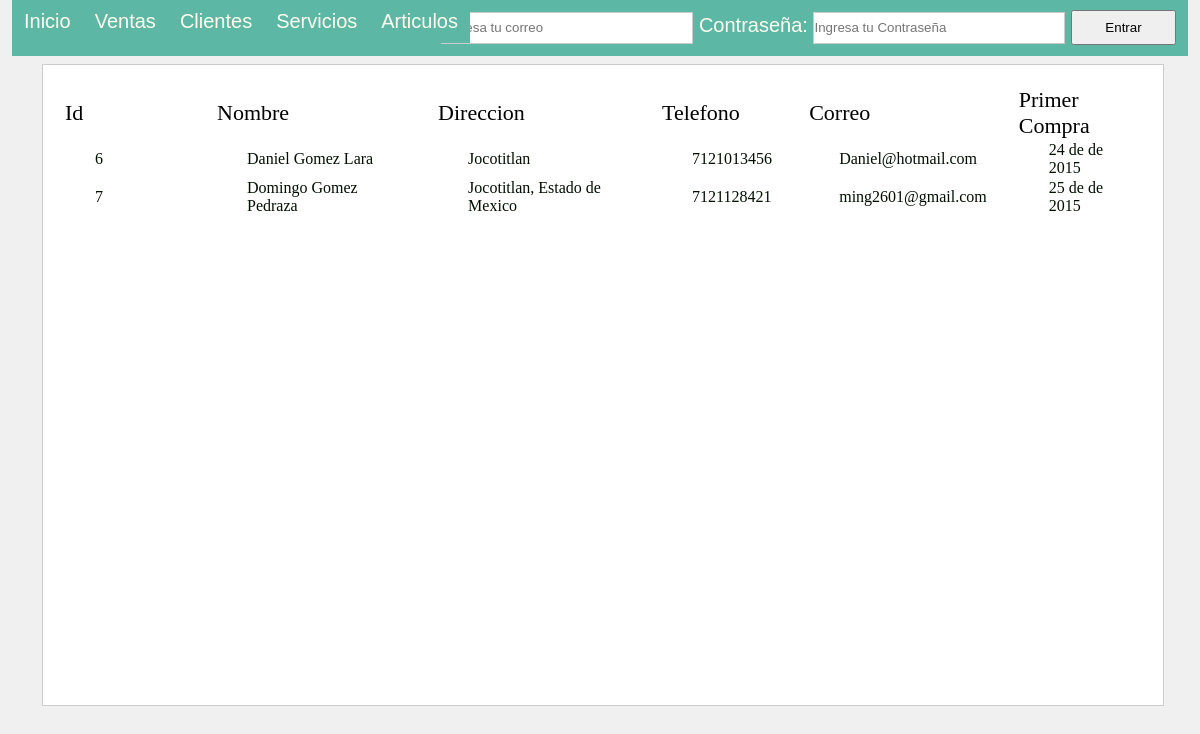
Page /verClientes.php on the committed database.
### tables this page shows
CREATE TABLE `Cliente` (
  `Persona_idPersona` int(11) NOT NULL,
  `fechaPrimerCompra` date DEFAULT NULL,
  PRIMARY KEY (`Persona_idPersona`),
  KEY `fk_Cliente_Persona1_idx` (`Persona_idPersona`),
  CONSTRAINT `fk_Cliente_Persona1` FOREIGN KEY (`Persona_idPersona`) REFERENCES `Persona` (`idPersona`) ON DELETE NO ACTION ON UPDATE NO ACTION
);

CREATE TABLE `Persona` (
  `idPersona` int(11) NOT NULL AUTO_INCREMENT,
  `nombresPersona` varchar(45) DEFAULT NULL,
  `aPaterno` varchar(45) DEFAULT NULL,
  `aMaterno` varchar(45) DEFAULT NULL,
  `direccion` varchar(45) DEFAULT NULL,
  `telefono` varchar(45) DEFAULT NULL,
  `correo` varchar(45) DEFAULT NULL,
  PRIMARY KEY (`idPersona`)
);

### includes/functions.php (called while the page is built, shortened)
<?php
	function formatDate($fecha){
		$anio = substr($fecha,0,4);
		$dia = substr($fecha,-2,2);
		$mes = substr($fecha,6,2);
		$nombreFecha = $dia." de ".$mesNombre." de ".$anio;
		return $nombreFecha;
	}
?>

### verClientes.php (the view, shortened to what this page needs)
	<?php
	require_once("includes/header.php");
	$sql = "SELECT * FROM Persona,Cliente where Persona.idPersona = Cliente.Persona_idPersona";
	$res = mysql_query($sql,$conexion) or die(mysql_error());
	?>
<!DOCTYPE html>
<html>
<head>
</head>
<body>
	<div class="container">
		<table border="0" class="tabla">
		<thead>
			<tr>
				<td class="precio">
					Id
				</td>
				<td class="nombre">
					Nombre
				</td>
				<td class="direccion">
					Direccion
				</td>
				<td>
					Telefono
				</td>
				<td>
					Correo
				</td>
				<td>
					Primer Compra
				</td>
			</tr>
		</thead>
		<tbody>
		<?php
		while ($reg = mysql_fetch_array($res)) {
		?>
		<tr>
			 <td><?php echo $reg['idPersona'] ?></td>
			 <td class="nombre"><?php echo $reg['nombresPersona']." ".$reg['aPaterno']." ".$reg['aMaterno'] ?></td>
			 <td class="direccion"><?php echo $reg['direccion'] ?></td>
			 <td><?php echo $reg['telefono'] ?> </td>
			 <td><?php echo $reg['correo'] ?></td>
			 <td><?php echo formatDate($reg['fechaPrimerCompra']); ?></td>
		</tr>
		<?php
		}
		?>
		</tbody>
		</table>
	</div>
</body>
</html>

### includes/styleForms.css (style rules this page uses)
.precio { min-width: 150px; max-width: 150px; }

### includes/style.css (style rules this page uses)
* { list-style: none; text-decoration: none; margin: 0; padding: 0; }
body { color: #666; background-color: #F0F0F0; z-index: -1; }
.container { top: 8%; width: 90%; min-width: 90%; min-height: 600px; left: 3.5%; padding: 20px; background-color: #FFF; border: solid 1px #CCC; position: absolute; }
.tabla { margin: auto; }
.tabla thead { color:#000; font-size: 22px; }
.tabla tbody { color:#000F00; }
.tabla thead tr td { width: 150px; height: 50px; }
.direccion { width: 250px; }
.nombre { width: 250px; }
.tabla tbody tr td { height: 30px; padding-left: 30px; padding-right: 30px; }
.precio { width: 150px; }

### rows in the picture
cliente: Persona_idPersona.idPersona "6", Persona_idPersona.nombresPersona "Daniel", Persona_idPersona.aPaterno "Gomez", Persona_idPersona.aMaterno "Lara", Persona_idPersona.direccion "Jocotitlan", Persona_idPersona.telefono "7121013456", Persona_idPersona.correo "Daniel@hotmail.com", fechaPrimerCompra "24 de de 2015"
cliente: Persona_idPersona.idPersona "7", Persona_idPersona.nombresPersona "Domingo", Persona_idPersona.aPaterno "Gomez", Persona_idPersona.aMaterno "Pedraza", Persona_idPersona.direccion "Jocotitlan, Estado de Mexico", Persona_idPersona.telefono "7121128421", Persona_idPersona.correo "ming2601@gmail.com", fechaPrimerCompra "25 de de 2015"
